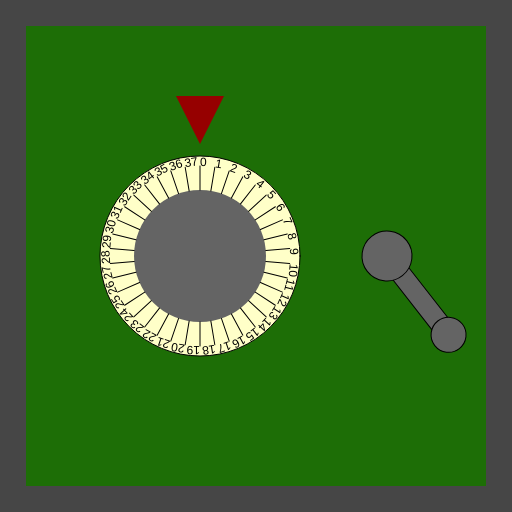
Frame 1 (no input)
Frame 60 (no input): identical to frame 1, image omitted
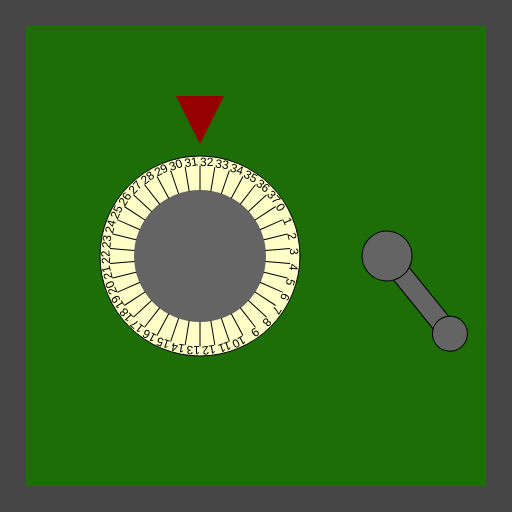
Frame 120 (the mouse pressed at the canvas centre since frame 60)

The p5.js sketch that drew these frames (run headless with seeded random() and noise() and a simulated clock; from frame 60 on, the mouse is pressed at the canvas centre):

// p5.js sketch
// ── sketch.js
/*

Officer: 1061178
CaseNum: 303-0-27779116-1061178

Case 303 - The Case of the Crooked Attorney
Stage 1 - Torvalds' Office

District Attorney Torvalds is well respected in Console City as an upstanding citizen and
enforcer of the law. Of course he’s as crooked as they come. I’ve had enough of having our
hard work at Sleuth and Co undermined by his bribes and back-payments. Let’s take take this
sucker down. I happen to know that Torvalds keeps his incriminating documents spread amongst
several safes in town. I’ll need you to bend the rules a little by breaking into them and
retrieving the incriminating evidence.

The first safe is in Torvald’s office. Crack it by doing the following:

	When the mouse button is released:
	- Make secure_storage_codeA equal to 26

	Whilst the mouse is being dragged:
	- Make secure_storage_codeA equal to 4

	When the mouse button is pressed:
	- Make secure_storage_codeA equal to 32

	When any key is pressed:
	- Make secure_storage_codeA equal to 14

	Whilst the mouse is being dragged:
	- Make secure_storage_codeB equal to 49

	When the mouse button is pressed:
	- Make secure_storage_codeB equal to 39

	Whilst the mouse is moving:
	- Make secure_storage_codeB equal to 38

	When any key is released:
	- Make secure_storage_codeB equal to 7



There are many possible ways of investigating this case, but you
should use ONLY the following commands:

	- The assignment operator aka. the equals sign !

*/

//declare the variables

var secure_storage_codeA;
var secure_storage_codeB;


function preload()
{
	//IMAGES WILL BE LOADED HERE

}

function setup()
{
	createCanvas(512,512);

	//initialise the variables
	secure_storage_codeA = 0;
	secure_storage_codeB = 0;

}

///////////////////EVENT HANDLERS///////////////////

//Add your code to these events to open the safe ...

function mouseMoved()
{
	console.log("mouseMoved", mouseX, mouseY);
    secure_storage_codeB = 38;
}


function mouseDragged()
{
	console.log("mouseDragged", mouseX, mouseY);
    secure_storage_codeB = 49;
    secure_storage_codeA = 4;
}

function mousePressed()
{
	console.log("mousePressed");
    secure_storage_codeA = 32;
    secure_storage_codeB = 39;
}

function mouseReleased()
{
	console.log("mouseReleased");
    secure_storage_codeA = 26;
}

function keyPressed()
{
	console.log("keyPressed", key);
    secure_storage_codeA = 14;
}

function keyReleased()
{
	console.log("keyReleased", key);
    secure_storage_codeB = 7;
}

///////////////DO NOT CHANGE CODE BELOW THIS POINT///////////////////

function draw()
{


	//Draw the safe door
	background(70);
	noStroke();
	fill(29,110,6);
	rect(26,26,width-52,width-52);

	//Draw the combination dial
	push();
	translate(200,height/2);
	drawDial(200, secure_storage_codeA, 38);
	pop();

	//Draw the lever
	push();
	translate(width - 125,256);
	drawLever(secure_storage_codeB);
	pop();

}

function drawDial(diameter,num,maxNum)
{
	//the combination lock

	var r = diameter * 0.5;
	var p = r * 0.6;

	stroke(0);
	fill(255,255,200);
	ellipse(0,0,diameter,diameter);
	fill(100);
	noStroke();
	ellipse(0,0,diameter*0.66,diameter*0.66);
	fill(150,0,0);
	triangle(
		-p * 0.4,-r-p,
		p * 0.4,-r-p,
		0,-r-p/5
	);

	noStroke();

	push();
	var inc = 360/maxNum;

	rotate(radians(-num * inc));
	for(var i = 0; i < maxNum; i++)
	{
		push();
		rotate(radians(i * inc));
		stroke(0);
		line(0,-r*0.66,0,-(r-10));
		noStroke();
		fill(0);
		text(i,0,-(r-10));
		pop();
	}

	pop();
}

function drawLever(rot)
{
	push();
	rotate(radians(-rot))
	stroke(0);
	fill(100);
	rect(-10,0,20,100);
	ellipse(0,0,50,50);
	ellipse(0,100,35,35);
	pop();
}
